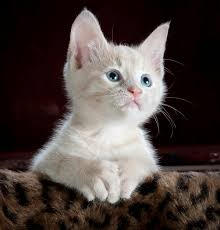
#> input picture Photos/cat.jpg, 220 x 230 px
$ python basic.py
#> lines starting #> are read from the running program, lines starting #| are printed output that depends on the picture
import cv2 as cv

img = cv.imread('Photos/cat.jpg')
#> img is the input picture: shape (230, 220, 3); mean B, G, R 63.6, 67.1, 77.6
cv.imshow('Cat', img)

# 1. Converting to grayscale
gray = cv.cvtColor(img, cv.COLOR_BGR2GRAY)
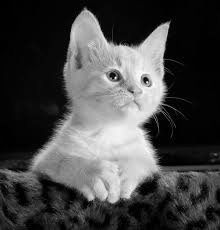
#> gray: shape (230, 220); min 0, max 255, mean 69.8
cv.imshow('Gray', gray)

# 2. Blur
blur = cv.GaussianBlur(img, (3, 3), cv.BORDER_DEFAULT)
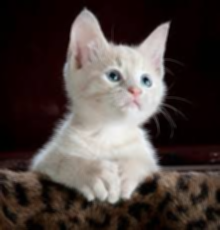
#> blur: shape (230, 220, 3); mean B, G, R 63.6, 67.1, 77.6
cv.imshow('Blur', blur)

# 3. Edge Cascade
canny = cv.Canny(img, 255, 175)
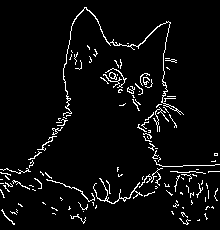
#> canny: shape (230, 220); 4.7% white in thin lines or dots
cv.imshow('Canny', canny)

# 4. Dilating the Image
dilated = cv.dilate(canny, (3, 3), iterations=1)
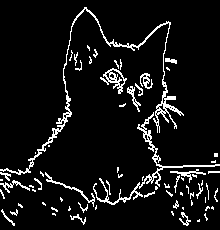
#> dilated: shape (230, 220); 7.6% white in thin lines or dots
cv.imshow('Dilated', dilated)

# 5. Eroding
eroded = cv.erode(dilated, (3, 3), iterations=1)
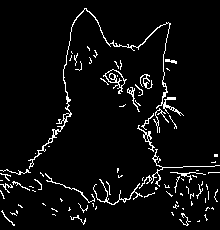
#> eroded: shape (230, 220); 5.1% white in thin lines or dots
cv.imshow("Eroded", eroded)

# 6. Resize
resized = cv.resize(img, (500, 500))
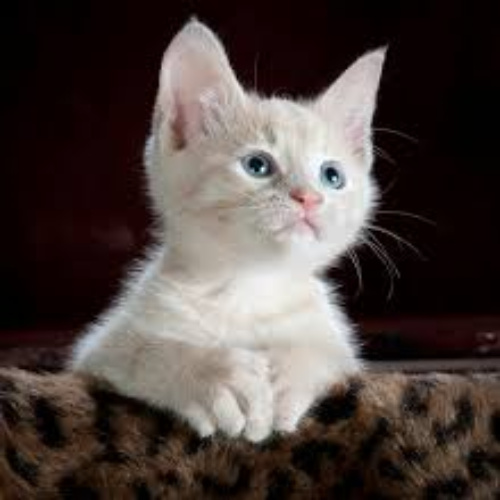
#> resized: shape (500, 500, 3); mean B, G, R 63.6, 67, 77.5
cv.imshow('Resized', resized)

# 7. Cropping
# Cropping uses array slicing, so correct syntax:
cropped = img[50:200, 200:400]  # [rows, columns]
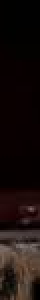
#> cropped: shape (150, 20, 3) (shown 2 times larger); mean B, G, R 12.7, 14.6, 24.5
cv.imshow('Cropped', cropped)

cv.waitKey(0)
cv.destroyAllWindows()
